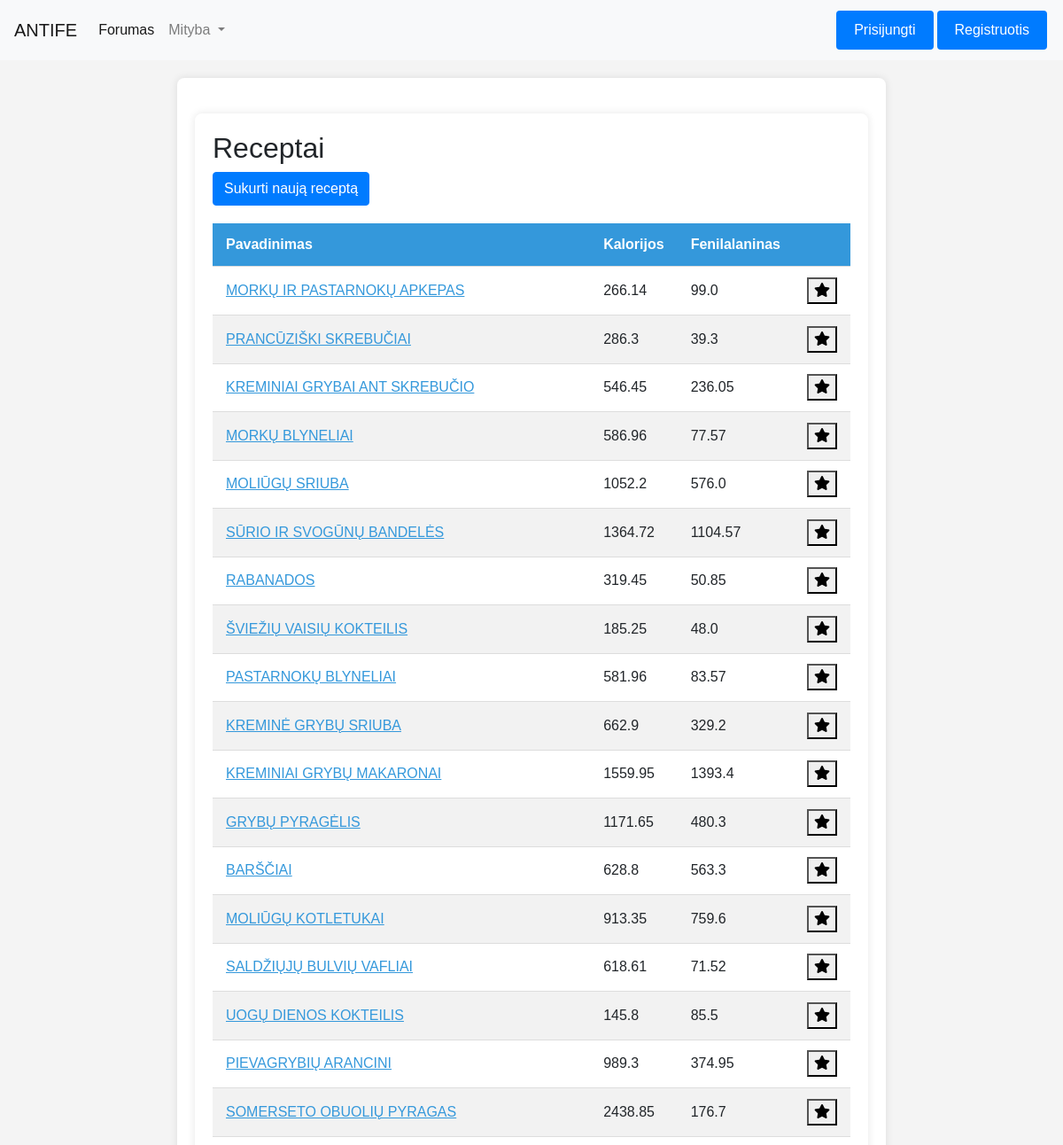
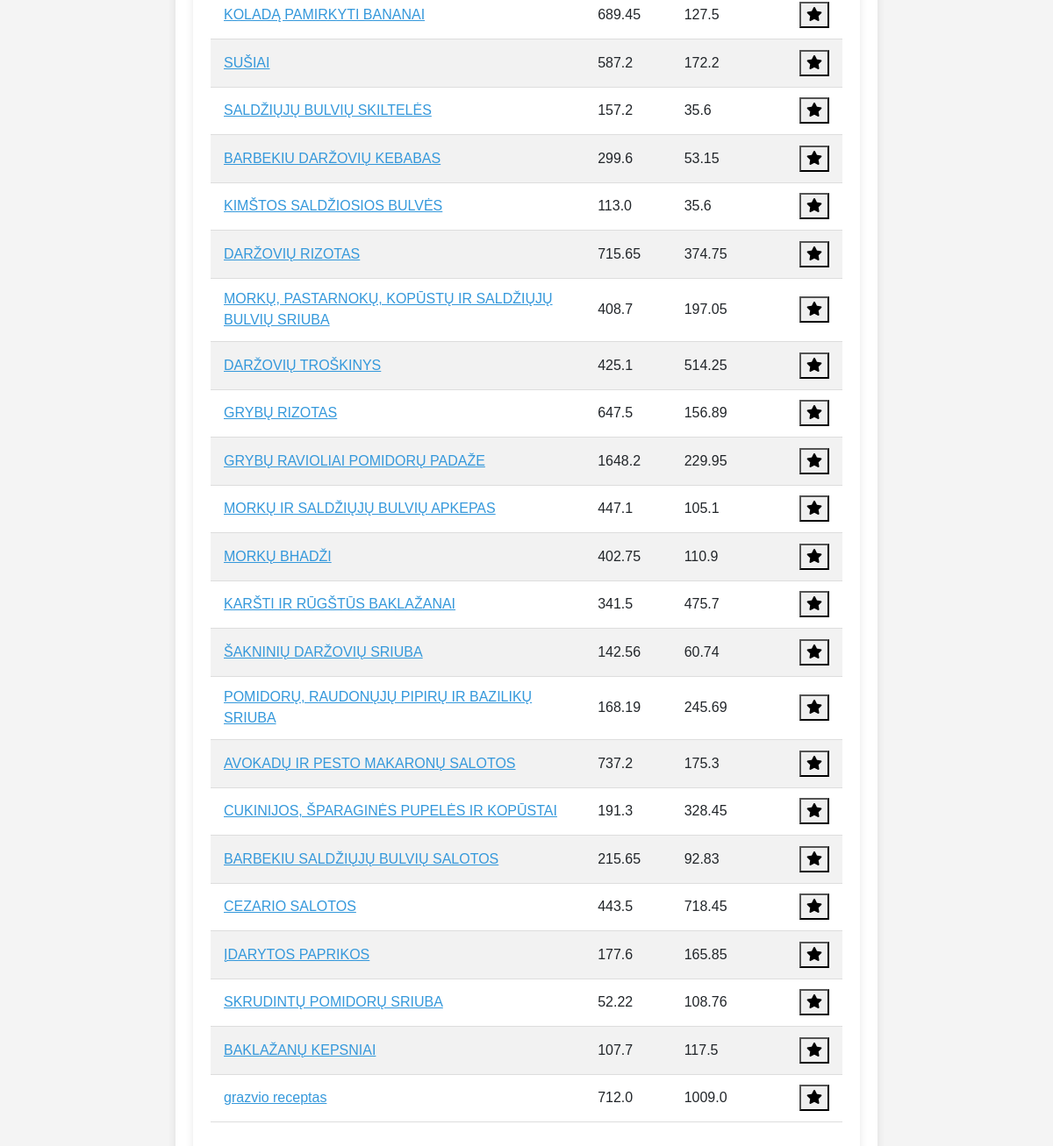
The page /mityba/receptai_list/ on the database its author committed (2 pictures, top to bottom).
### homepage/models.py (models this page shows)
class Receptai(models.Model):
    kalorijos = models.FloatField(default=0.0)
    pavadinimas = models.CharField(max_length=255)
    fenilalaninas = models.FloatField(default=0.0)
    baltymai = models.FloatField(default=0.0)
    aprasas = models.CharField(max_length=255)

### Mityba/views.py (the view)
# urls.py: path('receptai_list/', views.receptai_list, name='receptai_list'),
def receptai_list(request):
    all_receptai = Receptai.objects.all()
    user_favorite_ids = []
    if request.user.is_authenticated:
        current_user = request.user
        naudotojas = Naudotojai.objects.get(user=current_user)
        user_favorite_ids = Megstamiausi_receptai.objects.filter(fk_Naudotojasid_Naudotojas=naudotojas).values_list('fk_Receptasid_Receptas', flat=True)
    sorted_receptai = sorted(all_receptai, key=lambda r: r.id not in user_favorite_ids)
    return render(request, 'Receptai.html', {'receptai_list': sorted_receptai, 'user_favorite_ids': user_favorite_ids})

### Mityba/templates/Receptai.html (shortened to what this page needs)
{% extends "base.html" %}
{% block content %}
    <div class="container">
        <h2>Receptai</h2>
        <a href="{% url 'mityba:create_recipe' %}" class="btn btn-primary custom-button">Sukurti naują receptą</a>
        <link rel="stylesheet" href="https://cdnjs.cloudflare.com/ajax/libs/font-awesome/5.15.4/css/all.min.css">
        <table class="styled-table">
            <thead>
                <tr>
                    <th>Pavadinimas</th>
                    <th>Kalorijos</th>
                    <th>Fenilalaninas</th>
                    <th>  </th>
                </tr>
            </thead>
            <tbody>
                {% for receptas in receptai_list %}
                    <tr>
                        <td class="name-cell" data-toggle="aprasas-{{ forloop.counter }}" data-ingredientai="ingredientai-{{ forloop.counter }}">{{ receptas.pavadinimas }}</td>
                        <td>{{ receptas.kalorijos }}</td>
                        <td>{{ receptas.fenilalaninas }}</td>
                        <td><button class="favorite-recipe-btn" data-recipe-id="{{ receptas.id }}"><i class="fa fa-star{% if receptas.id in user_favorite_ids %} fa-star-blue{% endif %}"></i></button></td>
                    </tr>
                {% endfor %}
            </tbody>
        </table>
    </div>
{% endblock %}

### Mityba/templates/Receptai.html (style rules this page uses)
body { font-family: 'Arial', sans-serif; background-color: #f4f4f4; margin: 0; padding: 0; }
.container { max-width: 800px; margin: 20px auto; background-color: #fff; padding: 20px; border-radius: 8px; box-shadow: 0 0 10px rgba(0, 0, 0, 0.1); }
.styled-table { width: 100%; border-collapse: collapse; margin: 20px 0; font-size: 16px; text-align: left; }
.styled-table th, .styled-table td { padding: 12px 15px; border-bottom: 1px solid #ddd; cursor: pointer; }
.styled-table th { background-color: #3498db; color: #fff; }
.styled-table tbody tr:nth-child(even) { background-color: #f2f2f2; }
.name-cell { color: #3498db; text-decoration: underline; cursor: pointer; }

### rows shown on the page
Receptai: pavadinimas "MORKŲ IR PASTARNOKŲ APKEPAS", kalorijos "266.14", fenilalaninas "99.0"
Receptai: pavadinimas "PRANCŪZIŠKI SKREBUČIAI", kalorijos "286.3", fenilalaninas "39.3"
Receptai: pavadinimas "KREMINIAI GRYBAI ANT SKREBUČIO", kalorijos "546.45", fenilalaninas "236.05"
Receptai: pavadinimas "MORKŲ BLYNELIAI", kalorijos "586.96", fenilalaninas "77.57"
Receptai: pavadinimas "MOLIŪGŲ SRIUBA", kalorijos "1052.2", fenilalaninas "576.0"
Receptai: pavadinimas "SŪRIO IR SVOGŪNŲ BANDELĖS", kalorijos "1364.72", fenilalaninas "1104.57"
Receptai: pavadinimas "RABANADOS", kalorijos "319.45", fenilalaninas "50.85"
Receptai: pavadinimas "ŠVIEŽIŲ VAISIŲ KOKTEILIS", kalorijos "185.25", fenilalaninas "48.0"
Receptai: pavadinimas "PASTARNOKŲ BLYNELIAI", kalorijos "581.96", fenilalaninas "83.57"
Receptai: pavadinimas "KREMINĖ GRYBŲ SRIUBA", kalorijos "662.9", fenilalaninas "329.2"
Receptai: pavadinimas "KREMINIAI GRYBŲ MAKARONAI", kalorijos "1559.95", fenilalaninas "1393.4"
Receptai: pavadinimas "GRYBŲ PYRAGĖLIS", kalorijos "1171.65", fenilalaninas "480.3"
Receptai: pavadinimas "BARŠČIAI", kalorijos "628.8", fenilalaninas "563.3"
Receptai: pavadinimas "MOLIŪGŲ KOTLETUKAI", kalorijos "913.35", fenilalaninas "759.6"
Receptai: pavadinimas "SALDŽIŲJŲ BULVIŲ VAFLIAI", kalorijos "618.61", fenilalaninas "71.52"
Receptai: pavadinimas "UOGŲ DIENOS KOKTEILIS", kalorijos "145.8", fenilalaninas "85.5"
Receptai: pavadinimas "PIEVAGRYBIŲ ARANCINI", kalorijos "989.3", fenilalaninas "374.95"
Receptai: pavadinimas "SOMERSETO OBUOLIŲ PYRAGAS", kalorijos "2438.85", fenilalaninas "176.7"
Receptai: pavadinimas "KOLADĄ PAMIRKYTI BANANAI", kalorijos "689.45", fenilalaninas "127.5"
Receptai: pavadinimas "SUŠIAI", kalorijos "587.2", fenilalaninas "172.2"
Receptai: pavadinimas "SALDŽIŲJŲ BULVIŲ SKILTELĖS", kalorijos "157.2", fenilalaninas "35.6"
Receptai: pavadinimas "BARBEKIU DARŽOVIŲ KEBABAS", kalorijos "299.6", fenilalaninas "53.15"
Receptai: pavadinimas "KIMŠTOS SALDŽIOSIOS BULVĖS", kalorijos "113.0", fenilalaninas "35.6"
Receptai: pavadinimas "DARŽOVIŲ RIZOTAS", kalorijos "715.65", fenilalaninas "374.75"
Receptai: pavadinimas "MORKŲ, PASTARNOKŲ, KOPŪSTŲ IR SALDŽIŲJŲ BULVIŲ SRIUBA", kalorijos "408.7", fenilalaninas "197.05"
Receptai: pavadinimas "DARŽOVIŲ TROŠKINYS", kalorijos "425.1", fenilalaninas "514.25"
Receptai: pavadinimas "GRYBŲ RIZOTAS", kalorijos "647.5", fenilalaninas "156.89"
Receptai: pavadinimas "GRYBŲ RAVIOLIAI POMIDORŲ PADAŽE", kalorijos "1648.2", fenilalaninas "229.95"
Receptai: pavadinimas "MORKŲ IR SALDŽIŲJŲ BULVIŲ APKEPAS", kalorijos "447.1", fenilalaninas "105.1"
Receptai: pavadinimas "MORKŲ BHADŽI", kalorijos "402.75", fenilalaninas "110.9"
Receptai: pavadinimas "KARŠTI IR RŪGŠTŪS BAKLAŽANAI", kalorijos "341.5", fenilalaninas "475.7"
Receptai: pavadinimas "ŠAKNINIŲ DARŽOVIŲ SRIUBA", kalorijos "142.56", fenilalaninas "60.74"
Receptai: pavadinimas "POMIDORŲ, RAUDONŲJŲ PIPIRŲ IR BAZILIKŲ SRIUBA", kalorijos "168.19", fenilalaninas "245.69"
Receptai: pavadinimas "AVOKADŲ IR PESTO MAKARONŲ SALOTOS", kalorijos "737.2", fenilalaninas "175.3"
Receptai: pavadinimas "CUKINIJOS, ŠPARAGINĖS PUPELĖS IR KOPŪSTAI", kalorijos "191.3", fenilalaninas "328.45"
Receptai: pavadinimas "BARBEKIU SALDŽIŲJŲ BULVIŲ SALOTOS", kalorijos "215.65", fenilalaninas "92.83"
Receptai: pavadinimas "CEZARIO SALOTOS", kalorijos "443.5", fenilalaninas "718.45"
Receptai: pavadinimas "ĮDARYTOS PAPRIKOS", kalorijos "177.6", fenilalaninas "165.85"
Receptai: pavadinimas "SKRUDINTŲ POMIDORŲ SRIUBA", kalorijos "52.22", fenilalaninas "108.76"
Receptai: pavadinimas "BAKLAŽANŲ KEPSNIAI", kalorijos "107.7", fenilalaninas "117.5"
Receptai: pavadinimas "grazvio receptas", kalorijos "712.0", fenilalaninas "1009.0"
